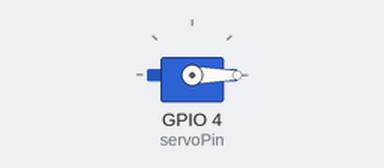
A sketch run on a simulated ESP32. Parts: servo.

Above: at 0.05 s.
At 2.0 s:
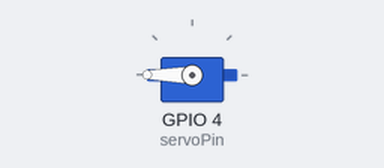
At 4.0 s:
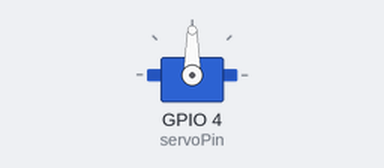
Timing chart, 0 to 5.2 s (numbered marks = the images above):
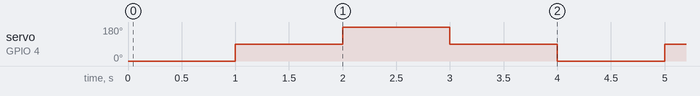

The sketch:

tes_servo.ino
```cpp
//library servo bisa di install dengan nama "ESP32Servo" melalui Library Manager
#include <ESP32Servo.h>
// inisiasi servo dan pinnya
Servo servo1;
int servoPin = 4;

void setup() {
  // 50 Hz = periode 20ms, ini standar untuk semua servo RC
  servo1.setPeriodHertz(50);          // standar servo
  //inisiasi durasi pulse untuk 0 - 180
  servo1.attach(servoPin, 500, 2400);
}

void loop() {
  // putar kiri (full speed)
  servo1.write(0);
  delay(1000);

  // berhenti
  servo1.write(90);
  delay(1000);

  // putar kanan (full speed)
  servo1.write(180);
  delay(1000);

  // berhenti lagi
  servo1.write(90);
  delay(1000);
}
```

Measured:
- by itself, servo on GPIO 4 (servoPin): repeats every 4.0 s: 180° 1.0 s, 90° 1.0 s, 0° 1.0 s, 90° 1.0 s
